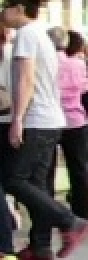
#> input picture best_samples/LOW_dev_day_20260116_093416_Top1_ID30_Female_White.jpg, 44 x 130 px (shown 2 times larger)
$ python -i attributes.py   (imports and definitions only)
#> lines starting #> are read from the running program, lines starting #| are printed output that depends on the picture
import cv2
import numpy as np

class AttributeExtractor:
    def __init__(self):
        # 1. 표준 색상 팔레트 (Lab 기준)
        self.palette = {
            "Black":  (20, 20, 20),
            "White":  (230, 230, 230),
            "Gray":   (128, 128, 128),
            "Red":    (200, 30, 30),
            "Orange": (230, 100, 30),
            "Yellow": (240, 240, 40),
            "Green":  (30, 150, 30),
            "Blue":   (20, 50, 180),     # 파랑 기준점 (더 쨍하게)
            "Navy":   (10, 10, 80),
            "Purple": (128, 0, 128),
            "Pink":   (240, 100, 180),
            "Brown":  (100, 60, 30)
        }

        # RGB -> Lab 변환
        self.lab_palette = {}
        for name, rgb in self.palette.items():
            pixel = np.array([[rgb]], dtype=np.uint8)
            lab = cv2.cvtColor(pixel, cv2.COLOR_RGB2Lab)[0][0]
            self.lab_palette[name] = lab.astype(np.float32)

        # CLAHE (조명 보정)
        self.clahe = cv2.createCLAHE(clipLimit=2.5, tileGridSize=(8,8))

    def apply_clahe(self, img):
        """ 조명 보정: 어두운 옷을 밝게 펴줌 """
        yuv = cv2.cvtColor(img, cv2.COLOR_BGR2YUV)
        yuv[:,:,0] = self.clahe.apply(yuv[:,:,0])
        return cv2.cvtColor(yuv, cv2.COLOR_YUV2BGR)

    def extract_attributes(self, person_img):
        if person_img is None or person_img.size == 0:
            return "Unk", 0.0, "Unk", 0.0

        h, w, _ = person_img.shape

        # 1. ROI 크롭 (상반신 집중)
        crop = person_img[int(h*0.15):int(h*0.55), int(w*0.20):int(w*0.80)]
        if crop.size == 0: crop = person_img

        # 2. CLAHE 전처리
        enhanced_img = self.apply_clahe(crop)

        # 3. K-Means (지배적 색상 추출)
        small_img = cv2.resize(enhanced_img, (32, 32), interpolation=cv2.INTER_AREA)
        data = small_img.reshape((-1, 3)).astype(np.float32)

        try:
            criteria = (cv2.TERM_CRITERIA_EPS + cv2.TERM_CRITERIA_MAX_ITER, 10, 1.0)
            _, labels, centers = cv2.kmeans(data, 1, None, criteria, 10, cv2.KMEANS_RANDOM_CENTERS)
            dominant_bgr = centers[0].astype(np.uint8)
            dominant_rgb = dominant_bgr[::-1]
        except:
            return "Unk", 0.0, "Unk", 0.0

        # 4. Lab 거리 계산 (기본 판별)
        target_lab = cv2.cvtColor(np.array([[dominant_rgb]], dtype=np.uint8), cv2.COLOR_RGB2Lab)[0][0].astype(np.float32)

        min_dist = float('inf')
        detected_color = "Gray"

        for name, ref_lab in self.lab_palette.items():
            dist = np.linalg.norm(target_lab - ref_lab)
            if dist < min_dist:
                min_dist = dist
                detected_color = name

        # 5. [핵심] RGB Bias (회색/검정으로 죽은 파란색 살리기)
        # B 채널이 R, G보다 유의미하게 높으면 무조건 Blue로 판정
        b, g, r = dominant_bgr
        if detected_color in ["Black", "Gray", "White"]:
            if (b > r + 15) and (b > g + 10):
                detected_color = "Blue"
            elif (r > b + 20) and (r > g + 20): # 붉은 계열
                detected_color = "Red"

        if detected_color == "Navy": detected_color = "Blue"

        color_conf = max(0.5, 1.0 - (min_dist / 130.0))

        # 6. 성별 판별
        ratio = w / h
        gender = "Male"
        gender_conf = 0.7

        # 핑크/보라거나 비율이 좁으면 여성
        if ratio < 0.32 or detected_color in ["Pink", "Purple"]:
            gender = "Female"
            gender_conf = 0.8

        return gender, gender_conf, detected_color, color_conf

>>> import cv2
>>> picture = cv2.cvtColor(cv2.imread('../best_samples/LOW_dev_day_20260116_093416_Top1_ID30_Female_White.jpg'), cv2.COLOR_BGR2RGB)
>>> result = AttributeExtractor().extract_attributes(picture)
#> in extract_attributes, `crop = person_img[int(h*0.15):int(h*0.55), int(w*0.20):int(w*0.80)]`:
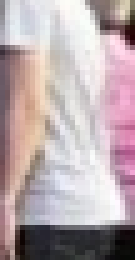
#> crop: shape (52, 27, 3) (shown 5 times larger); mean R, G, B 184.8, 168.5, 172
#> in apply_clahe, `yuv = cv2.cvtColor(img, cv2.COLOR_BGR2YUV)`: yuv: shape (52, 27, 3); mean of channels 0, 1, 2 171.4, 134.6, 128.5
#> in apply_clahe, `yuv[:,:,0] = self.clahe.apply(yuv[:,:,0])`: yuv: shape (52, 27, 3); mean of channels 0, 1, 2 147, 134.6, 128.5
#> in apply_clahe, `return cv2.cvtColor(yuv, cv2.COLOR_YUV2BGR)`:
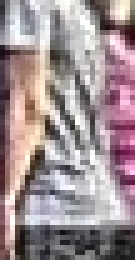
#> returned value: shape (52, 27, 3) (shown 5 times larger); mean R, G, B 160.1, 144, 147.6
#> in extract_attributes, `small_img = cv2.resize(enhanced_img, (32, 32), interpolation=cv2.INTER..`:
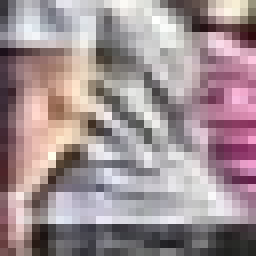
#> small_img: shape (32, 32, 3) (shown 8 times larger); mean R, G, B 160.7, 144.6, 148.2
#> in extract_attributes, `data = small_img.reshape((-1, 3)).astype(np.float32)`: data = 1024 rows, first 8: [57, 55, 60], [108, 107, 114], [160, 160, 165], [186, 186, 191], [173, 172, 179], [132, 131, 140], [157, 157, 165], [226, 225, 233]
#> in extract_attributes, `_, labels, centers = cv2.kmeans(data, 1, None, criteria, 10, cv2.KMEAN..`: labels = 1024 values from 0 to 0; centers = [[160.7, 144.6, 148.2]]
#> in extract_attributes, `dominant_bgr = centers[0].astype(np.uint8)`: dominant_bgr = [160, 144, 148]
#> in extract_attributes, `dominant_rgb = dominant_bgr[::-1]`: dominant_rgb = [148, 144, 160]
#> in extract_attributes, `target_lab = cv2.cvtColor(np.array([[dominant_rgb]], dtype=np.uint8), ..`: target_lab = [155, 133, 120]
#> the loop in extract_attributes, `for name, ref_lab in self.lab_palette.items():` made 12 passes
#> (dist, min_dist) on passes 1 to 3: (139.3, 139.3), (78.57, 78.57), (20.32, 20.32)
#> dist on passes 4 to 9: 90.54, 80.23, 125.2, 84.46, 108.6, 142.2
#> after the loop in extract_attributes, `for name, ref_lab in self.lab_palette.items():`: detected_color = 'Gray'; min_dist = 20.32
#> in extract_attributes, `b, g, r = dominant_bgr`: b = 160; g = 144; r = 148
#> in extract_attributes, `color_conf = max(0.5, 1.0 - (min_dist / 130.0))`: color_conf = 0.844
#> result = ('Male', 0.7, 'Gray', 0.844)

$ run again, on best_samples/LOW_eval_indoors_20260117_001851_Top2_ID01_Analyzing.jpg
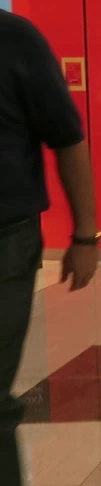
#> input picture best_samples/LOW_eval_indoors_20260117_001851_Top2_ID01_Analyzing.jpg, 101 x 486 px
#> in apply_clahe, `return cv2.cvtColor(yuv, cv2.COLOR_YUV2BGR)`:
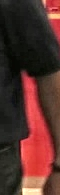
#> returned value: shape (195, 60, 3); mean R, G, B 86.2, 48.1, 43
#> in extract_attributes, `small_img = cv2.resize(enhanced_img, (32, 32), interpolation=cv2.INTER..`:
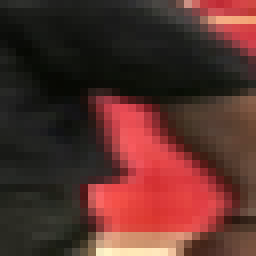
#> small_img: shape (32, 32, 3) (shown 8 times larger); mean R, G, B 86.2, 48.1, 43
#> data = 1024 rows, first 8: [38, 39, 36], [43, 44, 41], [46, 47, 44], [45, 46, 43], [41, 42, 40], [36, 37, 36], [32, 32, 31], [31, 31, 30]
#> labels = 1024 values from 0 to 0; centers = [[86.25, 48.09, 42.97]]
#> dominant_bgr = [86, 48, 42]
#> dominant_rgb = [42, 48, 86]
#> target_lab = [54, 137, 104]
#> the loop in extract_attributes, `for name, ref_lab in self.lab_palette.items():` made 12 passes
#> (dist, min_dist) on passes 1, 9: (45.84, 45.84), (44.15, 44.15)
#> after the loop in extract_attributes, `for name, ref_lab in self.lab_palette.items():`: detected_color = 'Navy'; min_dist = 44.15
#> b = 86; g = 48; r = 42
#> color_conf = 0.66
#> result = ('Female', 0.8, 'Blue', 0.66)

$ run again, on best_samples/LOW_eval_indoors_20260117_001851_Top3_ID03_Male_Red.jpg
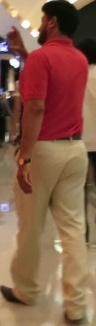
#> input picture best_samples/LOW_eval_indoors_20260117_001851_Top3_ID03_Male_Red.jpg, 96 x 326 px
#> in apply_clahe, `return cv2.cvtColor(yuv, cv2.COLOR_YUV2BGR)`:
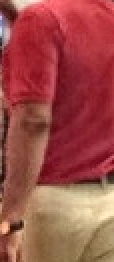
#> returned value: shape (131, 57, 3) (shown 2 times larger); mean R, G, B 157.5, 76.8, 71.2
#> in extract_attributes, `small_img = cv2.resize(enhanced_img, (32, 32), interpolation=cv2.INTER..`:
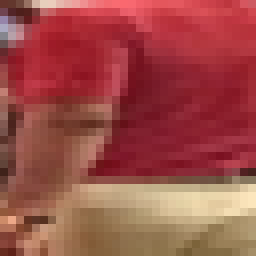
#> small_img: shape (32, 32, 3) (shown 8 times larger); mean R, G, B 157.5, 76.8, 71.2
#> data = 1024 rows, first 8: [101, 52, 44], [99, 55, 45], [111, 72, 60], [151, 113, 98], [211, 180, 162], [231, 206, 187], [235, 204, 188], [230, 183, 173]
#> labels = 1024 values from 0 to 0; centers = [[157.5, 76.8, 71.21]]
#> dominant_bgr = [157, 76, 71]
#> dominant_rgb = [71, 76, 157]
#> target_lab = [91, 150, 83]
#> the loop in extract_attributes, `for name, ref_lab in self.lab_palette.items():` made 12 passes
#> (dist, min_dist) on passes 1, 3, 8: (90.19, 90.19), (68.01, 68.01), (35.68, 35.68)
#> after the loop in extract_attributes, `for name, ref_lab in self.lab_palette.items():`: detected_color = 'Blue'; min_dist = 35.68
#> b = 157; g = 76; r = 71
#> color_conf = 0.726
#> result = ('Female', 0.8, 'Blue', 0.726)
